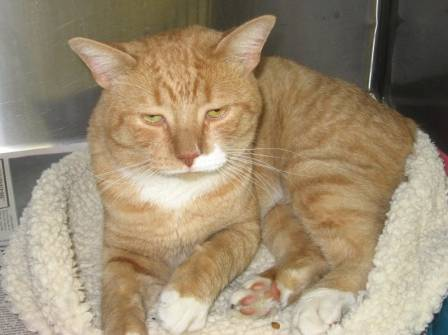
#> input picture Sprint_16/Unidad_01_CNN_Redes_Convolucionales/03_Practica_Obligatoria/data/github_train_0/cat.227.jpg, 448 x 335 px; the run also reads 1 picture not shown here
$ jupyter execute --allow-errors 18_Practica_Obligatoria_CNN_Redes_Convolucionales.ipynb
#> lines starting #> are read from the running program, lines starting #| are printed output that depends on the picture; pictures that were not available may be replaced by others from this repository, and a replacement may not be noted
## PRACTICA OBLIGATORIA: **Redes Convolucionales**

* La práctica obligatoria de esta unidad consiste en un ejercicio de construcción de una red convolucional con Keras para la clasificación de imagenes de simpáticos perretes y gatetes. Descarga este notebook en tu ordenador y trabaja en local. Ten en cuenta que tendrás que descar los directorios de imágenes y datos adicionales, si los hubiera.
* Recuerda que debes subirla a tu repositorio personal antes de la sesión en vivo para que puntúe adecuadamente.
* Recuerda también que no es necesario que esté perfecta, sólo es necesario que se vea el esfuerzo.
* Esta práctica se resolverá en la sesión en vivo correspondiente y la solución se publicará en el repo del curso.

### Ejercicio 0

Importa los paquetes y módulos que necesites a lo largo del notebook.

[cell 1]
import os
import cv2
import numpy as np
import matplotlib.pyplot as plt
import pandas as pd
from sklearn.neural_network import MLPClassifier
from sklearn.metrics import accuracy_score
from sklearn.metrics import classification_report, confusion_matrix, ConfusionMatrixDisplay

### Problema de Negocio y dataset

Una conocida empresa de información inmobiliaria utiliza un CAPTCHA visual de perros y gatos para detectar webscrappings intensivos y ataques de denegación de servicio. Últimamente, ha detectado que su sistema está empezando a flojear, es decir que hay muchos sistemas de detección automática de imágenes que son capaces de detectar que es un perro y un gato y salterse el CAPTCHA antirobots. Por eso nos ha pedido que entrenemos un modelo potente de clasificación que emule a estos sistemas con el objetivo de emplear como fotografías para el CAPTCHA aquellas que no sepa detectar este sistema emulador de chicos malos.

Pues manos a la obra, tenemos que seleccionar en un conjunto de 1000 imágenes aquellas que peor se le daría clasificar a un potencial sistema anti-CAPTCHA.

Para ello vamos a emplear un conjunto de train de 4000 imágenes de perretes y gatetes que se encuentran distribuidas en "data" en cuatro directorios "github_train_0",  "github_train_1", "githun_train_2" y "github_train_3". Los datos de las imagenes que tenemos que clasificar y luego seleccionar como las más "difíciles" están en "data" en el directorio "github_test".

### Se pide

1. Crear los datasets X,y de train y test, leyendo las imágenes de los directorios correspondientes (tendrás que leer todas las imágenes de los cuatro directorios para train) y a la vez que se leen adpatar su resolución para que todas tengan un tamaño de 32x32. En este caso puedes adaptar las funciones de los ejercicios de la unidad. NOTA: Ten en cuenta que la clase a la que pertenece en la foto está en el nombre del archivo.

2. Crea un modelo DL basado en redes convolucionales con al menos dos juegos Convolucional-Pooling. Sigue todo el proceso de ML (visualización del dataset, MiniEDA, Construcción del modelo)

3. Entrenar el modelo con un callback de Earlystopping con paciencia la que tengas :-). Muestra su historial de entrenamiento.

4. Evalua el modelo, haz un reporte de clasificacion y muestra la matriz de confianza.

5. Es el momento de seleccionar las imagenes: Selecciona el 10% de imágenes mal clasificadas de una y otra clase que tengan el mayor nivel de confianza de que pertenencían a la clase errónea. Es decir las imágenes de perros clasificadas como gatos y con la probabilidad de ser perror más alta.

### Extra (para hacer en clase)

Repite los pasos 3 a 5 utilizando el generador de imágenes sintéticas o Image Augmentation de Keras.

[cell 2]
#1

def load_custom_dataset(directories, target_size=(32, 32)):
#> called with target_size = (32, 32)
    X = []
    y = []

    for folder in directories:
        path = os.path.join('data', folder)
        for img_name in os.listdir(path):
            try:
                # 1. Leer la imagen
                img_path = os.path.join(path, img_name)
                img = cv2.imread(img_path)
#> img is the input picture: shape (335, 448, 3); mean B, G, R 114.9, 140.8, 157.5

                if img is not None:
                    # 2. Redimensionar a 32x32
                    img = cv2.resize(img, target_size)
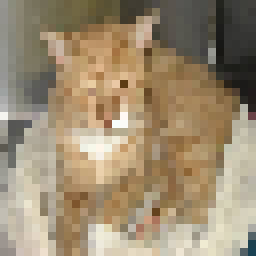
#> img: shape (32, 32, 3) (shown 8 times larger); mean B, G, R 114.4, 140.4, 157

                    # 3. Obtener etiqueta del nombre (dog.0.jpg -> dog)
                    label_str = img_name.split('.')[0].lower()
                    label = 1 if 'dog' in label_str else 0

                    X.append(img)
                    y.append(label)
            except Exception as e:
                print(f"Error procesando {img_name}: {e}")
#> pass 2 of the loop in load_custom_dataset, `for folder in directories:`:
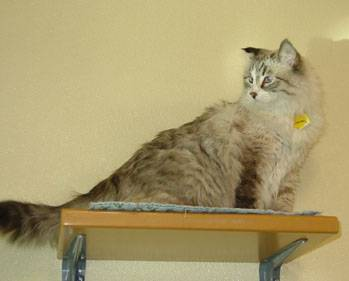
#> input picture Sprint_16/Unidad_01_CNN_Redes_Convolucionales/03_Practica_Obligatoria/data/github_test/cat.11090.jpg, 349 x 281 px, given as the content of the folder data/github_train_1, which was not available
#> in load_custom_dataset, img is the input picture: shape (281, 349, 3); mean B, G, R 110.6, 156.6, 170.4
#> in load_custom_dataset, `img = cv2.resize(img, target_size)`:
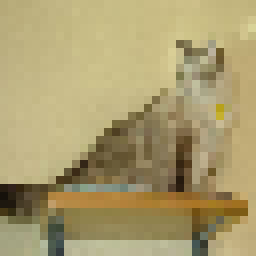
#> img: shape (32, 32, 3) (shown 8 times larger); mean B, G, R 110.3, 156.5, 170.3

    return np.array(X), np.array(y)

# Definimos las rutas
train_folders = ['github_train_0', 'github_train_1', 'github_train_2', 'github_train_3']
test_folders = ['github_test']

print("Cargando dataset de entrenamiento...")
X_train, y_train = load_custom_dataset(train_folders)

print("Cargando dataset de test...")
X_test, y_test = load_custom_dataset(test_folders)

# Normalización básica
X_train = X_train / 255.0
X_test = X_test / 255.0

print(f"Forma de X_train: {X_train.shape}")
#| Forma de X_train: (4, 32, 32, 3)
print(f"Forma de X_test: {X_test.shape}")
#| Forma de X_test: (3, 32, 32, 3)

[cell 3]
#2

# 1. MiniEDA: Visualizamos que las etiquetas coincidan
plt.figure(figsize=(10, 4))
#> (the rest of this cell did not finish here and is left out)

#> (a cell that did not finish here is left out)

[cell 5]
plt.figure(figsize=(10, 4))
plt.suptitle("Muestra de imágenes para el nuevo CAPTCHA (Las más difíciles)")
#> (the rest of this cell did not finish here and is left out)

#> (a cell that did not finish here is left out)

[cell 7]
# 5. Visualizar los "peores" errores con el fix de índice
plt.figure(figsize=(12, 5))
plt.suptitle("Imágenes de CAPTCHA: El BOT está convencido de su error")

# FIX: Forzamos el índice a entero usando int()
#> (the rest of this cell did not finish here and is left out)

# EXTRA

[cell 8]
#3

import cv2

def augment_batch(X_batch):
    augmented_X = []
    for img in X_batch:
        # 1. Flip Horizontal (Espejo)
        img_flip = cv2.flip(img, 1)
        # 2. Rotación ligera (p.ej. 15 grados)
        rows, cols, _ = img.shape
        M = cv2.getRotationMatrix2D((cols/2, rows/2), 15, 1)
        img_rot = cv2.warpAffine(img, M, (cols, rows))

        augmented_X.extend([img, img_flip, img_rot])
#> this loop made 4 passes
#> pass 1, in augment_batch, `img_flip = cv2.flip(img, 1)`:
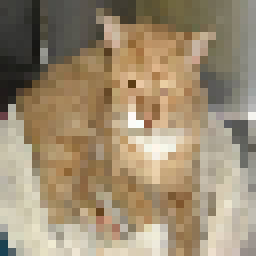
#> img_flip: shape (32, 32, 3) float64 (shown 8 times larger); mean of channels 0, 1, 2 0.449, 0.551, 0.616; drawn as B, G, R
#> pass 1, in augment_batch, `img_rot = cv2.warpAffine(img, M, (cols, rows))`:
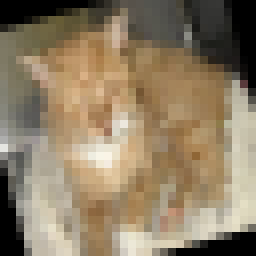
#> img_rot: shape (32, 32, 3) float64 (shown 8 times larger); mean of channels 0, 1, 2 0.397, 0.494, 0.558; drawn as B, G, R
#> pass 2, in augment_batch, `img_flip = cv2.flip(img, 1)`:
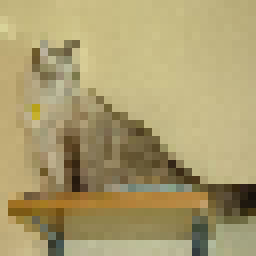
#> img_flip: shape (32, 32, 3) float64 (shown 8 times larger); mean of channels 0, 1, 2 0.433, 0.614, 0.668; drawn as B, G, R
#> pass 2, in augment_batch, `img_rot = cv2.warpAffine(img, M, (cols, rows))`:
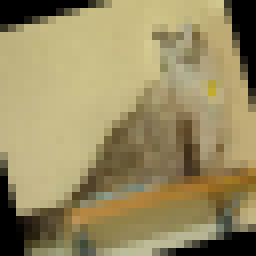
#> img_rot: shape (32, 32, 3) float64 (shown 8 times larger); mean of channels 0, 1, 2 0.383, 0.546, 0.596; drawn as B, G, R
    return np.array(augmented_X)

# Creamos un dataset de entrenamiento "inflado" (sintético)
X_train_aug = augment_batch(X_train)
y_train_aug = np.repeat(y_train, 3) # Repetimos etiquetas para las 3 versiones

# Aplanamos para el MLP
X_train_aug_flat = X_train_aug.reshape(len(X_train_aug), -1)

# Entrenamos el modelo con este dataset más difícil
mlp_aug = MLPClassifier(hidden_layer_sizes=(150, 100), max_iter=40, verbose=True)
mlp_aug.fit(X_train_aug_flat, y_train_aug)
